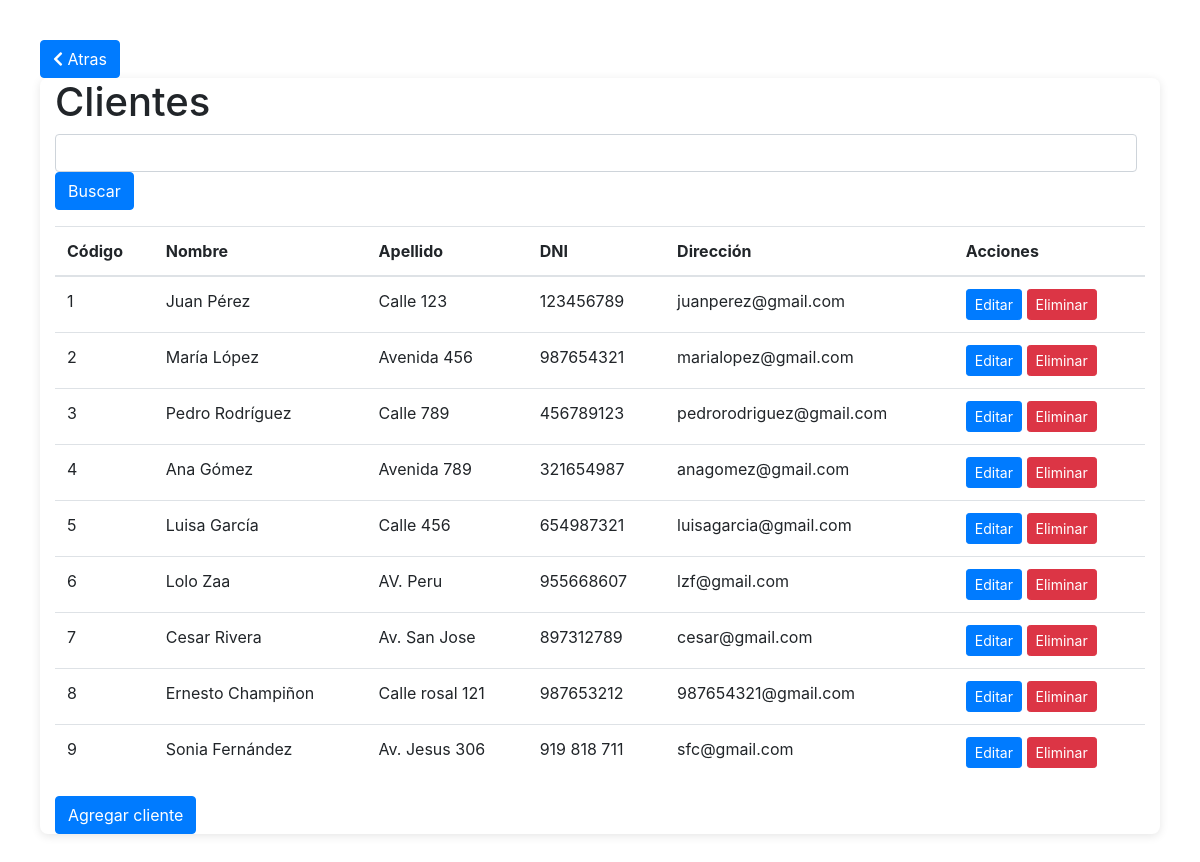
Page /clientes on the earlier database version.
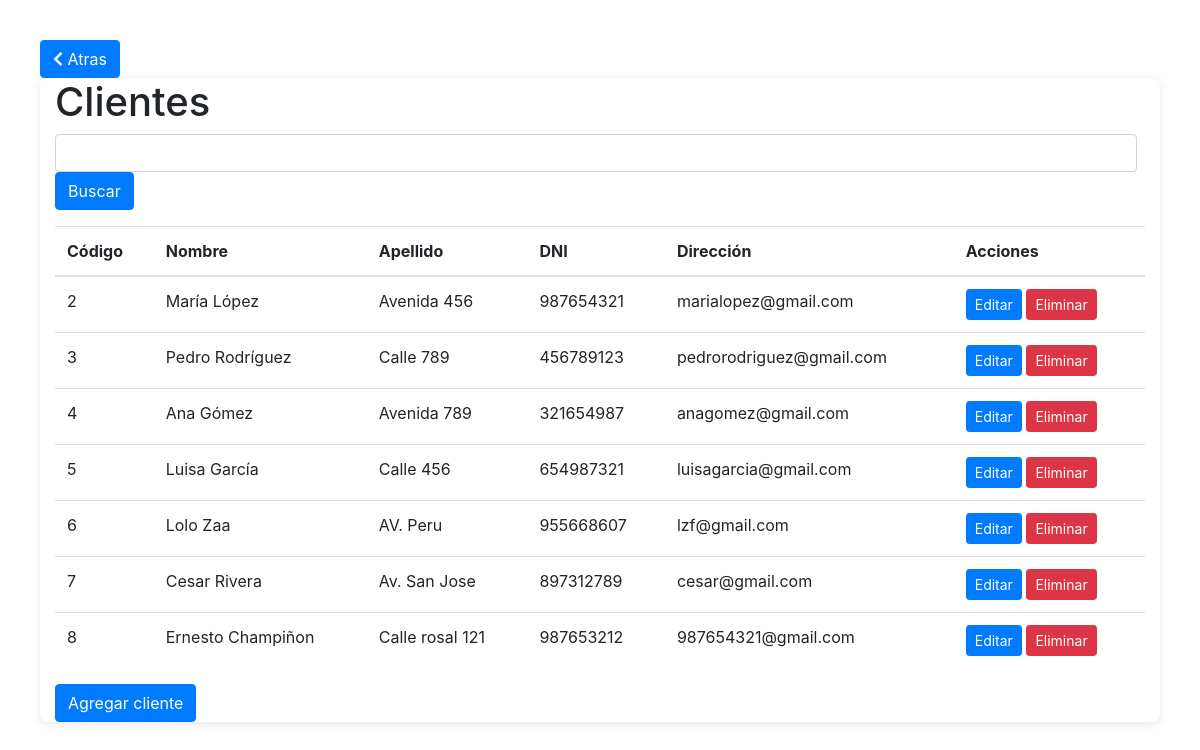
Same page on the later database version.
### tables this page shows
CREATE TABLE clientes (
        id INTEGER PRIMARY KEY AUTOINCREMENT,
        nombre TEXT NOT NULL,
        direccion TEXT NOT NULL,
        telefono TEXT NOT NULL,
        correo TEXT NOT NULL
    );

### app.py (the view)
@app.route('/clientes')
def mostrar_clientes():
    conn = sqlite3.connect('farmacia.db')
    cursor = conn.cursor()
    cursor.execute('SELECT * FROM clientes')
    clientes = cursor.fetchall()
    conn.close()
    return render_template('clientes.html', clientes=clientes)

### templates/clientes.html (shortened to what this page needs)
<!DOCTYPE html>
<html>
<head>
    <link rel="stylesheet" href="https://maxcdn.bootstrapcdn.com/bootstrap/4.0.0/css/bootstrap.min.css">
    <link rel="stylesheet" href="https://cdnjs.cloudflare.com/ajax/libs/font-awesome/5.15.3/css/all.min.css">
</head>
<body>
        <a href="/inicio" class="btn btn-primary logout-btn"><i class="fas fa-chevron-left"></i> Atras</a>    </div>
    <div class="container">
        <h1>Clientes</h1>
        <form method="GET" action="/buscar_cliente" class="from-inline">
            <div class="form-group mr-2">
                <input type="text" class="form-control" id="nombre" name="nombre" pattern="[A-Za-zÁÉÍÓÚáéíóúñÑ\s]+" title="Ingrese un nombre válido">
                <button type="submit" class="btn btn-primary">Buscar</button>
            </div>
        </form>
        <table class="table">
            <thead>
                <tr>
                    <th>Código</th>
                    <th>Nombre</th>
                    <th>Apellido</th>
                    <th>DNI</th>
                    <th>Dirección</th>
                    <th>Acciones</th>
                </tr>
            </thead>
             <tbody>
            {% for cliente in clientes %}
            <tr>
                <td>{{ cliente[0] }}</td>
                <td>{{ cliente[1] }}</td>
                <td>{{ cliente[2] }}</td>
                <td>{{ cliente[3] }}</td>
                <td>{{ cliente[4] }}</td>
                <td>
                    <a href="/clientes/editar/{{ cliente[0] }}" class="btn btn-primary btn-sm">Editar</a>
                        <form action="/clientes/eliminar/{{ cliente[0] }}" method="post" style="display: inline-block;">
                        <button type="submit" class="btn btn-danger btn-sm">Eliminar</button>
                    </form>
                </td>
            </tr>
            {% endfor %}
        </tbody>        </table>
        <a href="/clientes/ingresar" class="btn btn-primary">Agregar cliente</a>
    </div>
</body>
</html>

Differences in the rows shown:
removed clientes: id "1", nombre "Juan Pérez", direccion "Calle 123", telefono "123456789", correo "juanperez@gmail.com"
removed clientes: id "9", nombre "Sonia Fernández", direccion "Av. Jesus 306", telefono "919 818 711", correo "sfc@gmail.com"
